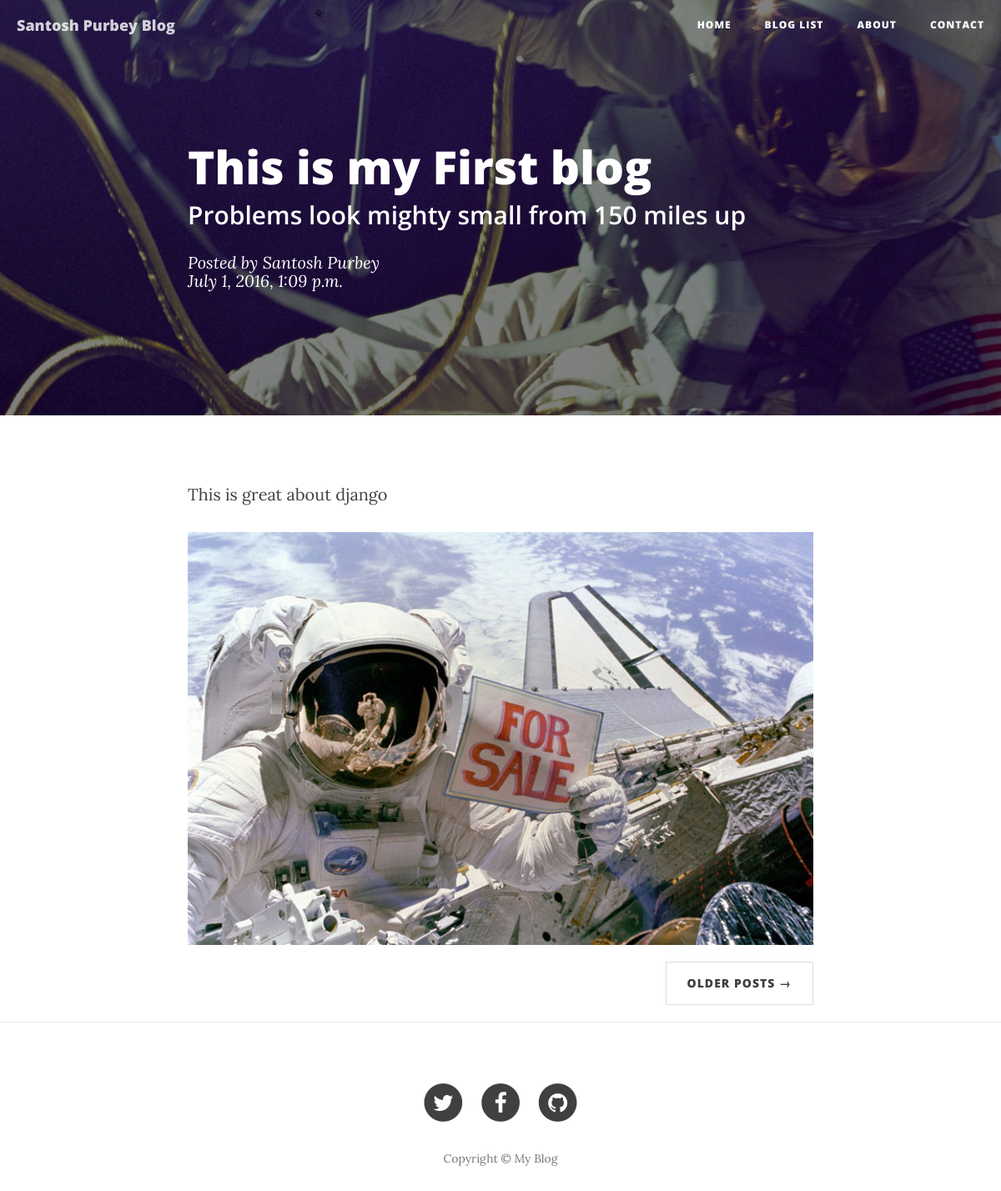
Before: /post/1 with the older database file.
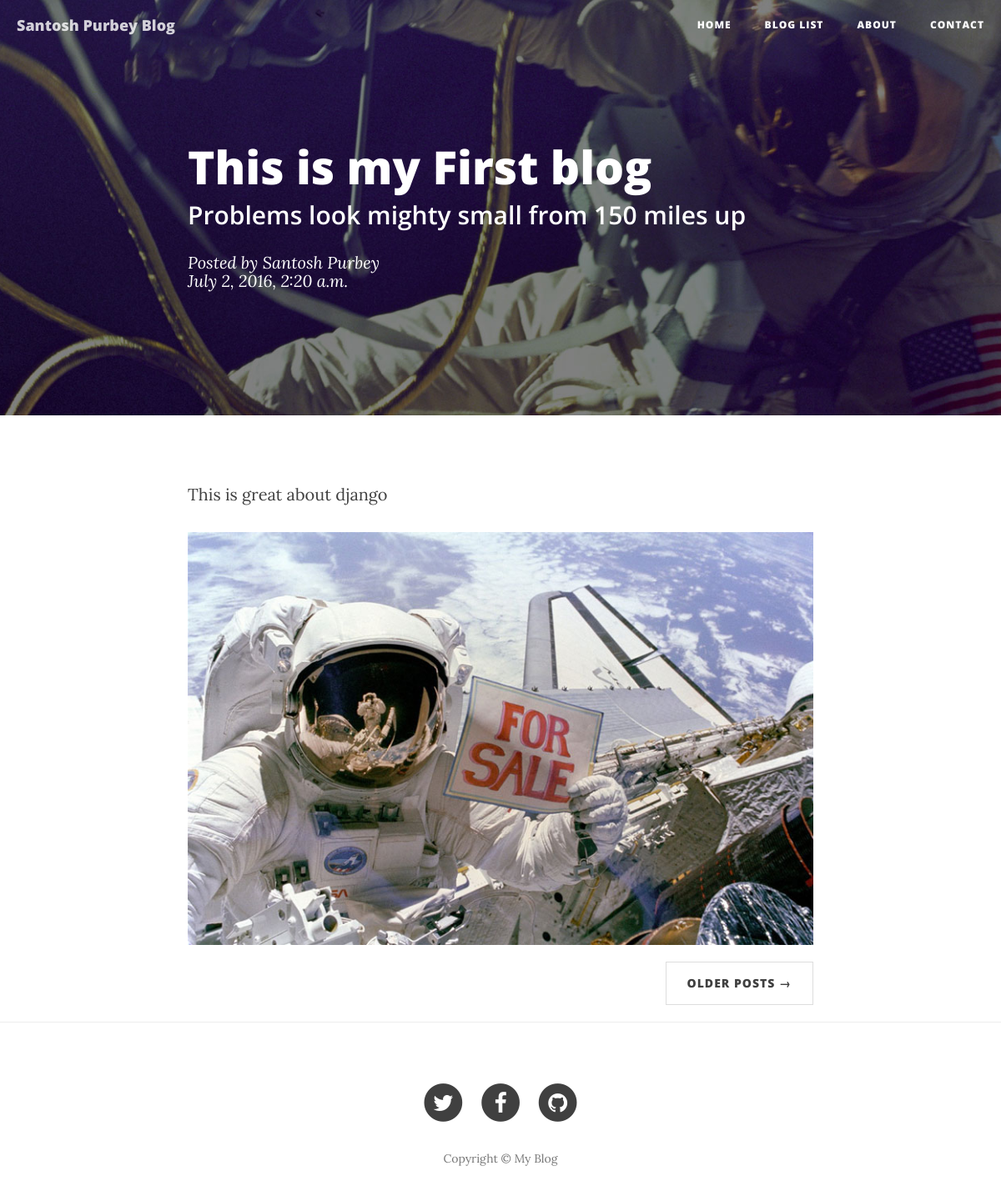
After: the same page with the newer database file.
### blog_app/models.py (models this page shows, shortened)
class PostBlog(models.Model):
    title = models.CharField(help_text='write beautiful title of your blog', max_length=140)
    image = models.ImageField(null=True, blank=True, upload_to='Blog Image',)
    content = models.TextField(help_text='Write something you wish to write!')
    author = models.CharField(help_text='full Name', max_length=60)
    publish = models.BooleanField(default=False)
    created = models.DateTimeField(auto_now_add=True, auto_now=False)
    updated = models.DateTimeField(auto_now_add=False, auto_now=True)

### blog_app/views.py (the view)
# urls.py: url(r'^post/(?P<id>\d+)$', detail_view, name='detail'),
def detail_view(request, id):
	template = 'detail.html'
	blog = PostBlog.objects.get(id=id)
	context = {
	'title': 'Detail page- Blog',
	'blog': blog
	}
	return render(request, template, context)

### templates/detail.html (shortened to what this page needs)
{% extends 'base.html' %}
{% load staticfiles %}
 {% block header %}
    <header class="intro-header" style="background-image: url('{% static "img/post-bg.jpg" %}')">
        <div class="container">
            <div class="row">
                <div class="col-lg-8 col-lg-offset-2 col-md-10 col-md-offset-1">
                    <div class="post-heading">
                        <h1>{{ blog.title }}</h1>
                        <h2 class="subheading">Problems look mighty small from 150 miles up</h2>
                        <span class="meta">Posted by <a href="#">{{ blog.author }}<br/></a>{{ blog.updated }}</span>
                    </div>
                </div>
            </div>
        </div>
    </header>
{% endblock header %}
{% block container %}
                    <p>{{ blog.content }}</p>
    <img class="img-responsive" src="{% static 'img/post-sample-image.jpg' %}" alt="">
{% endblock container %}

Changed rows visible on the page:
changed PostBlog "This is my First blog": updated "July 1, 2016, 1:09 p.m." → "July 2, 2016, 2:20 a.m."
